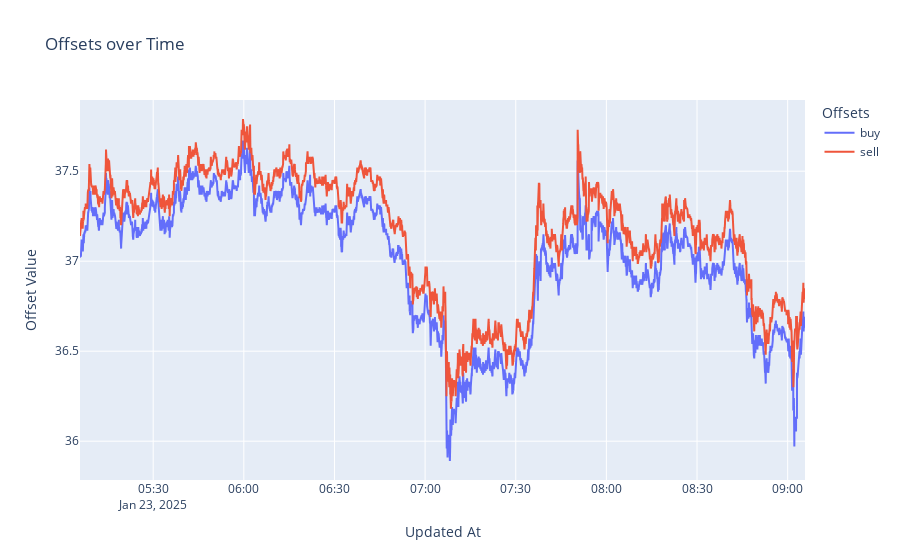

The notebook cell saved with this chart:
### Code cell
import plotly.graph_objects as go


fig = go.Figure()

# Add traces for each y-column
fig.add_trace(go.Scatter(x=df_transformed['updated_at'], y=df_transformed['buy'],
                         mode='lines', name='buy '))
fig.add_trace(go.Scatter(x=df_transformed['updated_at'], y=df_transformed['sell'],
                         mode='lines', name='sell '))
#fig.add_trace(go.Scatter(x=df_transformed['updated_at'], y=df_transformed['buy_po'],
#                         mode='lines', name='buy '))
#fig.add_trace(go.Scatter(x=df_transformed['updated_at'], y=df_transformed['sell_po'],
#                         mode='lines', name='sell '))
# Update layout for titles and axes
fig.update_layout(
    title="Offsets over Time",
    xaxis_title="Updated At",
    yaxis_title="Offset Value",
    legend_title="Offsets",
)

# Show the figure
fig.show()

### Figure 1 — Plotly figure (JSON) as saved in the notebook; plotly's stock layout.template omitted (floating-point values rounded to 4 significant figures; data arrays with more than 128 entries replaced by an {"elided": "..."} marker saying what was removed)
{"data": [{"mode": "lines", "name": "buy ", "type": "scatter", "x": {"elided": "7549 str values"}, "y": {"elided": "7549 float values"}}, {"mode": "lines", "name": "sell ", "type": "scatter", "x": {"elided": "7549 str values"}, "y": {"elided": "7549 float values"}}], "layout": {"legend": {"title": {"text": "Offsets"}}, "title": {"text": "Offsets over Time"}, "xaxis": {"title": {"text": "Updated At"}}, "yaxis": {"title": {"text": "Offset Value"}}}}
